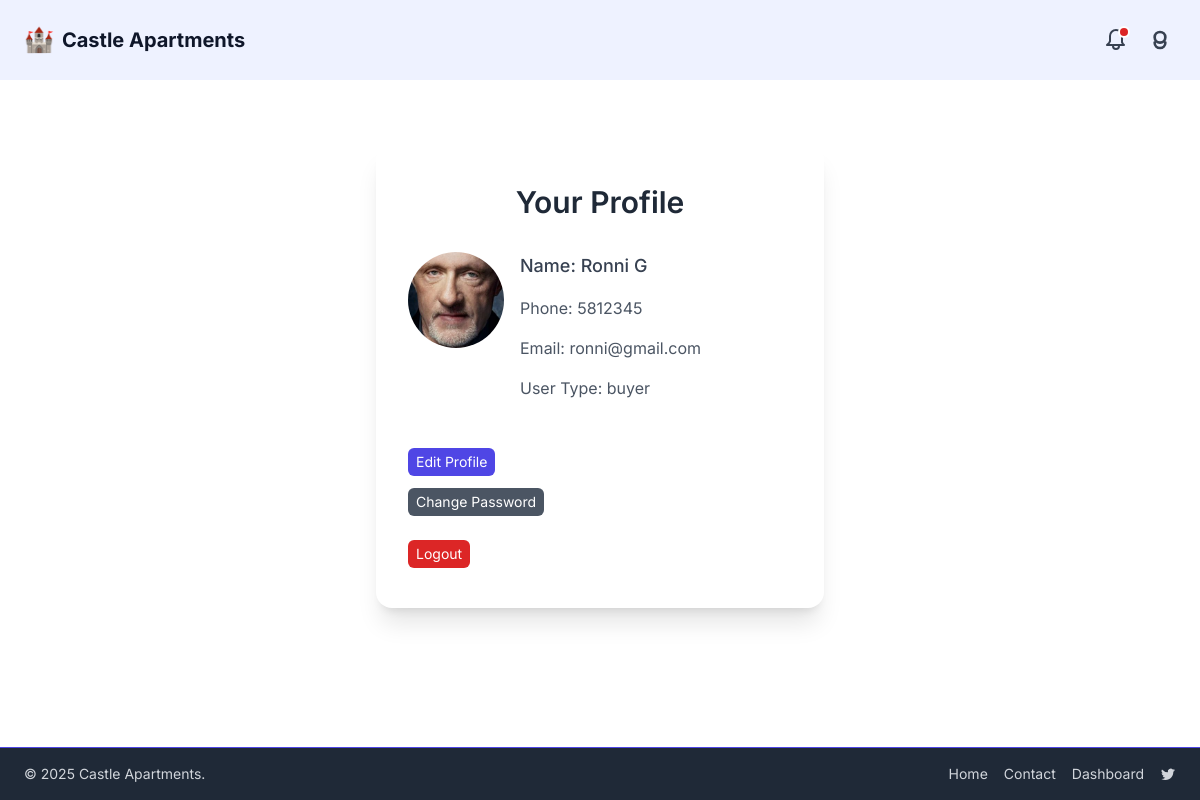
Page /users/profile/ (signed in) on the committed database.
### users/models.py (models this page shows, shortened)
class User(AbstractUser):
    ADMIN = "admin"
    BUYER = "buyer"
    INDIVIDUAL_SELLER = "individual_seller"
    AGENCY_SELLER = "agency_seller"
    USER_TYPE_CHOICES = [
        (ADMIN, "Admin"),
        (BUYER, "Buyer"),
        (INDIVIDUAL_SELLER, "Individual Seller"),
        (AGENCY_SELLER, "Agency Seller"),
    ]
    phone = models.CharField(max_length=20, blank=True)
    email = models.EmailField("email address", unique=True)
    name = models.CharField("full name", max_length=255, blank=True)
    profile_image = models.ImageField(
        upload_to=user_profile_image_path,
        blank=True,
        null=True,
        help_text="Upload a profile picture.",
    )
    user_type = models.CharField(
        max_length=20,
        choices=USER_TYPE_CHOICES,
        default=BUYER,
        help_text="Designates the type of user.",
    )
    USERNAME_FIELD = "username"
    REQUIRED_FIELDS = ["email", "user_type", "name"]

### users/views.py (the view)
# urls.py: path('profile/',           ProfileDetailView.as_view(),           name='profile'),
class ProfileDetailView(LoginRequiredMixin, TemplateView):
    template_name = 'users/profile.html'

### users/templates/users/profile.html (shortened to what this page needs)
{% extends "base.html" %}
{% block content %}
<div class="max-w-md mx-auto mt-16">
  <div class="bg-white shadow-xl rounded-2xl px-8 py-10">
    <h1 class="text-3xl font-semibold text-gray-800 text-center mb-8">Your Profile</h1>
    <div class="flex mb-6">
      {% if user.profile_image %}
        <img src="{{ user.profile_image.url }}" alt="" class="w-24 h-24 rounded-full object-cover mr-4">
      {% else %}
        <div class="w-24 h-24 bg-gray-200 rounded-full mr-4 flex items-center justify-center text-gray-500">
          No Image
        </div>
      {% endif %}
      <div class="flex flex-col gap-4">
        <p class="text-lg font-medium text-gray-700">Name: {{ user.name }}</p>
        <p class="text-md text-gray-600">Phone: {{ user.phone }}</p>
        <p class="text-md text-gray-600">Email: {{ user.email }}</p>
        <p class="text-md text-gray-600">User Type: {{ request.user.user_type }}</p>
      </div>
    </div>
    <div class="flex flex-col gap-3 mt-12 items-start">
        <a href="{% url 'users:profile_edit' %}"
           class="inline-block text-center px-2 py-1 text-sm bg-indigo-600 hover:bg-indigo-700 text-white rounded-md">
            Edit Profile
        </a>
        <a href="{% url 'users:password_change' %}"
           class="inline-block text-center px-2 py-1 text-sm bg-gray-600 hover:bg-gray-700 text-white rounded-md">
            Change Password
        </a>
    </div>
    <div class="flex flex-col gap-3 mt-6 items-start">
        <form method="post" action="{% url 'users:logout' %}">
            <button type="submit"
                    class="px-2 py-1 text-sm bg-red-600 hover:bg-red-700 text-white rounded-md">
                Logout
            </button>
        </form>
    </div>
  </div>
</div>
{% endblock %}

### rows in the picture
User: profile_image (picture), name "Ronni G", phone "5812345", email "ronni@gmail.com", user.user_type "buyer"
